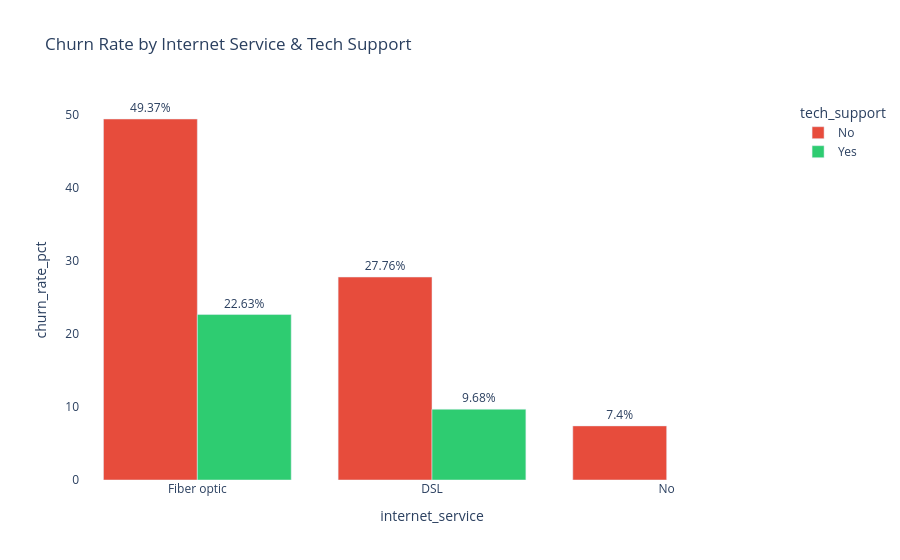

The code cell stored with this chart in its notebook:
### Markdown cell above
## Q6 — Internet Service + Tech Support <a id='7'></a>

### Code cell
df6 = run_query('../queries/06_churn_by_internet_techsupport.sql')
display(df6)

fig = px.bar(df6, x='internet_service', y='churn_rate_pct',
             color='tech_support', barmode='group',
             title='Churn Rate by Internet Service & Tech Support',
             color_discrete_map={'Yes': '#2ecc71', 'No': '#e74c3c'},
             text='churn_rate_pct')
fig.update_traces(texttemplate='%{text}%', textposition='outside')
fig.update_layout(plot_bgcolor='white')
fig.show()
print('📌 Insight: Tech Support cuts churn by more than half for Fiber Optic customers.')

### Figure 1 — Plotly figure (JSON) as saved in the notebook; plotly's stock layout.template omitted (floating-point values rounded to 4 significant figures)
{"data": [{"alignmentgroup": "True", "hovertemplate": "tech_support=No<br>internet_service=%{x}<br>churn_rate_pct=%{text}<extra></extra>", "legendgroup": "No", "marker": {"color": "#e74c3c", "pattern": {"shape": ""}}, "name": "No", "offsetgroup": "No", "orientation": "v", "showlegend": true, "text": [49.37, 27.76, 7.4], "textposition": "outside", "texttemplate": "%{text}%", "type": "bar", "x": ["Fiber optic", "DSL", "No"], "xaxis": "x", "y": [49.37, 27.76, 7.4], "yaxis": "y"}, {"alignmentgroup": "True", "hovertemplate": "tech_support=Yes<br>internet_service=%{x}<br>churn_rate_pct=%{text}<extra></extra>", "legendgroup": "Yes", "marker": {"color": "#2ecc71", "pattern": {"shape": ""}}, "name": "Yes", "offsetgroup": "Yes", "orientation": "v", "showlegend": true, "text": [22.63, 9.68], "textposition": "outside", "texttemplate": "%{text}%", "type": "bar", "x": ["Fiber optic", "DSL"], "xaxis": "x", "y": [22.63, 9.68], "yaxis": "y"}], "layout": {"barmode": "group", "legend": {"title": {"text": "tech_support"}, "tracegroupgap": 0}, "plot_bgcolor": "white", "title": {"text": "Churn Rate by Internet Service & Tech Support"}, "xaxis": {"anchor": "y", "domain": [0, 1], "title": {"text": "internet_service"}}, "yaxis": {"anchor": "x", "domain": [0, 1], "title": {"text": "churn_rate_pct"}}}}
